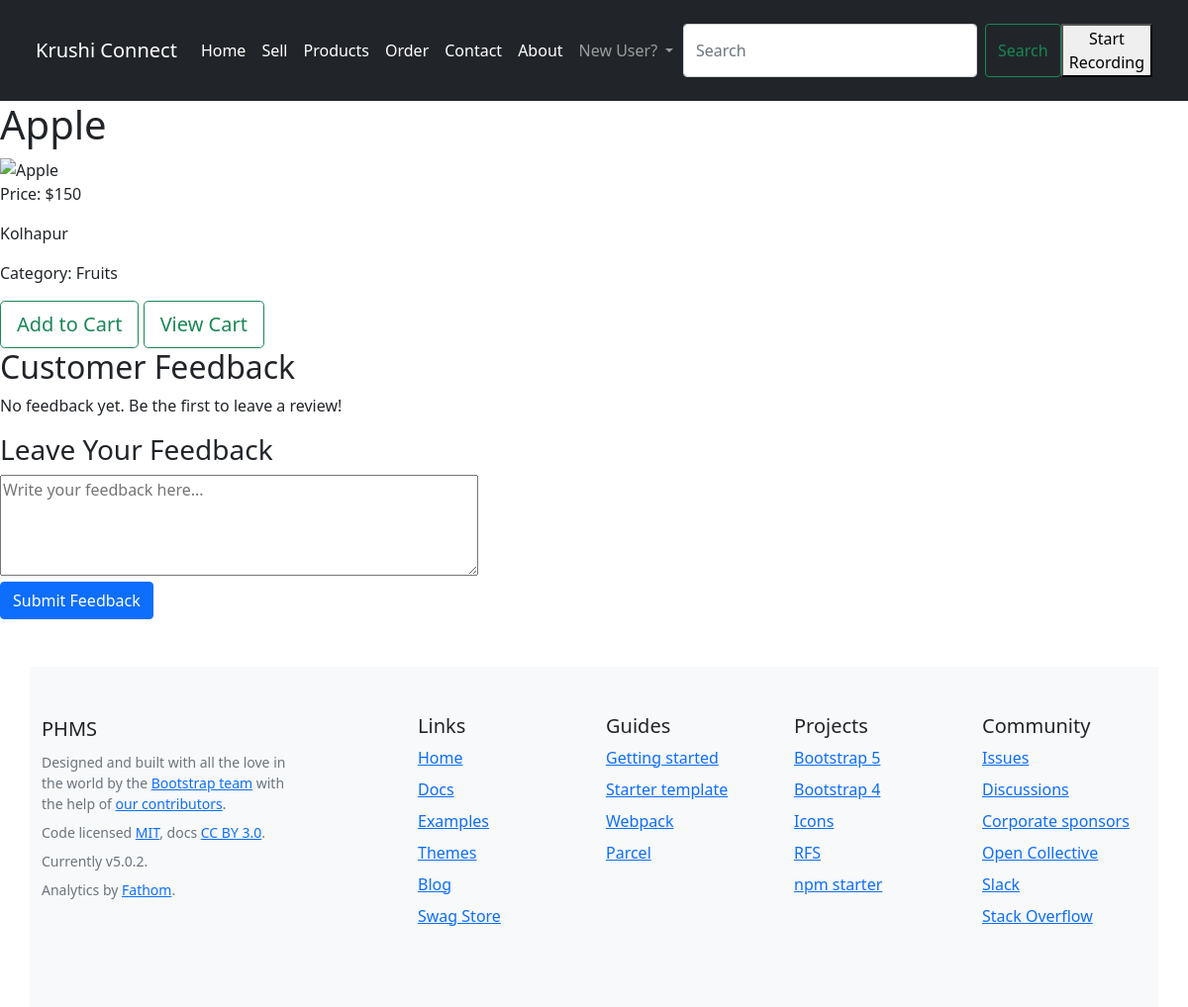
/productDetailPage/4, run on the app's committed database.
### app/models.py (models this page shows, shortened)
class Sell(models.Model):
    sell_category=models.CharField(max_length=250)
    sell_name=models.CharField(max_length=250)
    sell_image=models.ImageField(upload_to="products",blank=True,null=True)
    sell_price=models.IntegerField()
    sell_description = models.TextField()
    sell_location = models.CharField(max_length=100, default='Unknown')
    sell_by=models.CharField(max_length=100, default='Unknown')
    latitude = models.FloatField(null=True, blank=True)
    longitude = models.FloatField(null=True, blank=True)
    sell_exp=models.DateField(default="2024-12-31")

### app/views.py (the view)
# urls.py: path('productDetailPage/<id>', views.product_detail, name='product_detail'),
def product_detail(request,id):
    product = Sell.objects.get(id=id)
    feedbacks = Feedback.objects.filter(product=product)
    return render(request, 'product_detail.html',{'product': product,'feedbacks': feedbacks})

### templates/product_detail.html (shortened to what this page needs)
{% extends "base.html" %}
{% block body %}
<div class="product-detail">
    <h1>{{ product.sell_name }}</h1>
    <img src="{{ product.image.url }}" alt="{{ product.sell_name }}">
    <p>Price: ${{ product.sell_price }}</p>
    <p>{{ product.sell_description }}</p>
    <p>Category: {{ product.sell_category }}</p>
    <a href="/addToCart/{{product.id}}" class="btn btn-outline-success btn-lg">Add to Cart</a>
    <a href="/viewCart/" class="btn btn-outline-success btn-lg">View Cart</a>
</div>
<div class="feedback-section">
    <h2>Customer Feedback</h2>
    <div class="feedback-list">
        {% if feedbacks %}
            <ul>
                {% for feedback in feedbacks %}
                    <li>
                        <strong>{{ feedback.user }}:</strong> {{ feedback.comment }}
                        <p><small>Posted on {{ feedback.created_at|date:"F d, Y H:i" }}</small></p>
                    </li>
                {% endfor %}
            </ul>
        {% else %}
            <p>No feedback yet. Be the first to leave a review!</p>
        {% endif %}
    </div>
    <div class="feedback-form">
        <h3>Leave Your Feedback</h3>
        <form action="{% url 'add_feedback' product.id %}" method="post">
            <textarea name="comment" rows="4" cols="50" placeholder="Write your feedback here..." required></textarea><br>
            <button type="submit" class="btn btn-primary">Submit Feedback</button>
        </form>
    </div>
</div>
{% endblock body %}

### data on the page
Sell: sell_name "Apple", sell_price "150", sell_description "Kolhapur", sell_category "Fruits"
